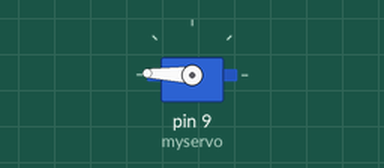
The sketch below on a simulated Arduino Uno, built with avr-gcc and run on an emulated ATmega328P. Shown: servo.

Above: at 0.05 s.
At 0.9 s:
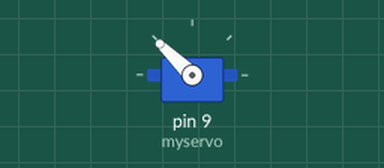
At 1.8 s:
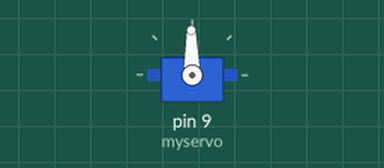
At 3.6 s:
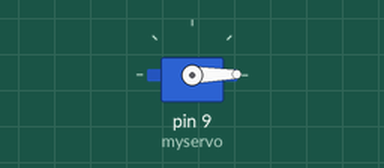
Timing chart, 0 to 8.4 s (numbered marks = the images above):
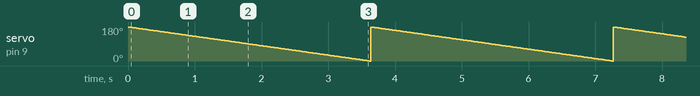

Measured:
- by itself, servo on pin 9 (myservo): ramps from 180° to 0° and jumps back, once every 3.6 s

The sketch:

_07_sweep_l.ino
```cpp
#include <Servo.h>       //This tells us how to use a servo

Servo myservo;           //Create a servo object

void setup() {
  // put your setup code here, to run once:
  myservo.attach(9);     //Attach servo to pin 9
  myservo.write(180);    //Move servo to 180 degrees
}

void loop() {
  // put your main code here, to run repeatedly:
  for(int ii=180;ii>=0;--ii) {
    myservo.write(ii);   //Move servo to ii degrees
    delay(20);           //Wait a bit so the human eye.
  }
}
```
